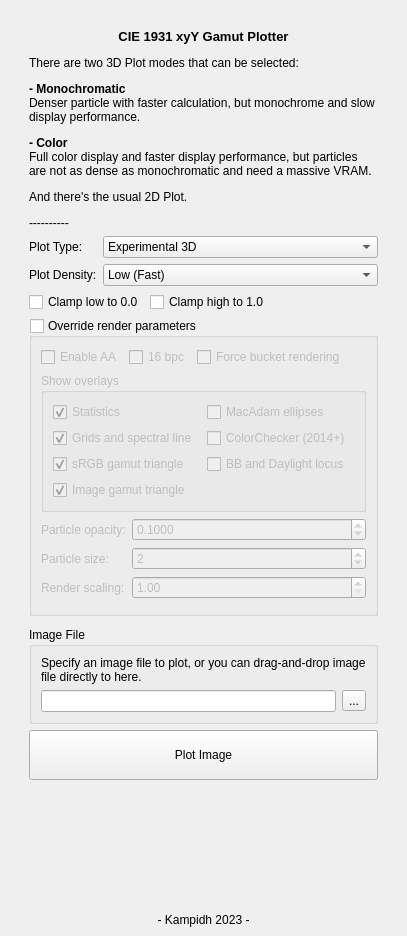
<?xml version="1.0" encoding="UTF-8"?>
<ui version="4.0">
 <class>MainWindow</class>
 <widget class="QMainWindow" name="MainWindow">
  <property name="geometry">
   <rect>
    <x>0</x>
    <y>0</y>
    <width>396</width>
    <height>936</height>
   </rect>
  </property>
  <property name="sizePolicy">
   <sizepolicy hsizetype="Preferred" vsizetype="Preferred">
    <horstretch>0</horstretch>
    <verstretch>0</verstretch>
   </sizepolicy>
  </property>
  <property name="minimumSize">
   <size>
    <width>0</width>
    <height>0</height>
   </size>
  </property>
  <property name="maximumSize">
   <size>
    <width>1000</width>
    <height>2000</height>
   </size>
  </property>
  <property name="windowTitle">
   <string>Qt CIE1931 Gamut Plotter</string>
  </property>
  <property name="toolTip">
   <string/>
  </property>
  <widget class="QWidget" name="centralwidget">
   <layout class="QVBoxLayout" name="verticalLayout_4">
    <item>
     <layout class="QVBoxLayout" name="verticalLayout">
      <property name="spacing">
       <number>6</number>
      </property>
      <property name="leftMargin">
       <number>20</number>
      </property>
      <property name="topMargin">
       <number>20</number>
      </property>
      <property name="rightMargin">
       <number>20</number>
      </property>
      <property name="bottomMargin">
       <number>20</number>
      </property>
      <item>
       <widget class="QLabel" name="label_3">
        <property name="sizePolicy">
         <sizepolicy hsizetype="Preferred" vsizetype="MinimumExpanding">
          <horstretch>0</horstretch>
          <verstretch>0</verstretch>
         </sizepolicy>
        </property>
        <property name="text">
         <string>&lt;html&gt;&lt;head/&gt;&lt;body&gt;&lt;p align=&quot;center&quot;&gt;&lt;span style=&quot; font-size:10pt; font-weight:700;&quot;&gt;CIE 1931 xyY Gamut Plotter&lt;/span&gt;&lt;/p&gt;&lt;p&gt;There are two 3D Plot modes that can be selected:&lt;/p&gt;&lt;p&gt;&lt;span style=&quot; font-weight:700;&quot;&gt;- Monochromatic&lt;/span&gt;&lt;br/&gt;Denser particle with faster calculation, but monochrome and slow display performance.&lt;/p&gt;&lt;p&gt;&lt;span style=&quot; font-weight:700;&quot;&gt;- Color&lt;/span&gt;&lt;br/&gt;Full color display and faster display performance, but particles are not as dense as monochromatic and need a massive VRAM.&lt;/p&gt;&lt;p&gt;And there's the usual 2D Plot.&lt;/p&gt;&lt;p&gt;----------&lt;/p&gt;&lt;/body&gt;&lt;/html&gt;</string>
        </property>
        <property name="alignment">
         <set>Qt::AlignLeading|Qt::AlignLeft|Qt::AlignTop</set>
        </property>
        <property name="wordWrap">
         <bool>true</bool>
        </property>
       </widget>
      </item>
      <item>
       <layout class="QFormLayout" name="formLayout">
        <item row="0" column="0">
         <widget class="QLabel" name="label">
          <property name="text">
           <string>Plot Type:</string>
          </property>
         </widget>
        </item>
        <item row="0" column="1">
         <widget class="QComboBox" name="plotTypeCmb">
          <property name="currentText">
           <string>Experimental 3D</string>
          </property>
          <property name="currentIndex">
           <number>3</number>
          </property>
          <item>
           <property name="text">
            <string>3D Plot - Monochromatic</string>
           </property>
          </item>
          <item>
           <property name="text">
            <string>3D Plot - Color</string>
           </property>
          </item>
          <item>
           <property name="text">
            <string>2D Plot - Color</string>
           </property>
          </item>
          <item>
           <property name="text">
            <string>Experimental 3D</string>
           </property>
          </item>
         </widget>
        </item>
        <item row="1" column="0">
         <widget class="QLabel" name="label_2">
          <property name="text">
           <string>Plot Density:</string>
          </property>
         </widget>
        </item>
        <item row="1" column="1">
         <widget class="QComboBox" name="plotDensCmb">
          <item>
           <property name="text">
            <string>Low (Fast)</string>
           </property>
          </item>
          <item>
           <property name="text">
            <string>High (Slow)</string>
           </property>
          </item>
          <item>
           <property name="text">
            <string>Ultra (Slowest, eat lots of VRAM on 3D Color)</string>
           </property>
          </item>
         </widget>
        </item>
       </layout>
      </item>
      <item>
       <layout class="QHBoxLayout" name="horizontalLayout_3">
        <item>
         <widget class="QCheckBox" name="chkClampNeg">
          <property name="text">
           <string>Clamp low to 0.0</string>
          </property>
         </widget>
        </item>
        <item>
         <widget class="QCheckBox" name="chkClampPos">
          <property name="text">
           <string>Clamp high to 1.0</string>
          </property>
         </widget>
        </item>
        <item>
         <spacer name="horizontalSpacer_2">
          <property name="orientation">
           <enum>Qt::Horizontal</enum>
          </property>
          <property name="sizeHint" stdset="0">
           <size>
            <width>13</width>
            <height>20</height>
           </size>
          </property>
         </spacer>
        </item>
       </layout>
      </item>
      <item>
       <widget class="QGroupBox" name="override2dChk">
        <property name="title">
         <string>Override render parameters</string>
        </property>
        <property name="checkable">
         <bool>true</bool>
        </property>
        <property name="checked">
         <bool>false</bool>
        </property>
        <layout class="QVBoxLayout" name="verticalLayout_3">
         <item>
          <layout class="QHBoxLayout" name="horizontalLayout_2">
           <item>
            <widget class="QCheckBox" name="enableAAChk">
             <property name="text">
              <string>Enable AA</string>
             </property>
            </widget>
           </item>
           <item>
            <widget class="QCheckBox" name="use16BitChk">
             <property name="text">
              <string>16 bpc</string>
             </property>
            </widget>
           </item>
           <item>
            <widget class="QCheckBox" name="forceBucketChk">
             <property name="text">
              <string>Force bucket rendering</string>
             </property>
            </widget>
           </item>
           <item>
            <spacer name="horizontalSpacer">
             <property name="orientation">
              <enum>Qt::Horizontal</enum>
             </property>
             <property name="sizeHint" stdset="0">
              <size>
               <width>40</width>
               <height>20</height>
              </size>
             </property>
            </spacer>
           </item>
          </layout>
         </item>
         <item>
          <widget class="QGroupBox" name="groupBox_2">
           <property name="sizePolicy">
            <sizepolicy hsizetype="Preferred" vsizetype="Preferred">
             <horstretch>0</horstretch>
             <verstretch>0</verstretch>
            </sizepolicy>
           </property>
           <property name="title">
            <string>Show overlays</string>
           </property>
           <layout class="QGridLayout" name="gridLayout">
            <item row="2" column="1">
             <widget class="QCheckBox" name="showBlBodyLocChk">
              <property name="text">
               <string>BB and Daylight locus</string>
              </property>
             </widget>
            </item>
            <item row="1" column="1">
             <widget class="QCheckBox" name="showColorCheckChk">
              <property name="toolTip">
               <string>Draw ColorChecker (after Nov 2014) points that's adapted to image's white point.</string>
              </property>
              <property name="text">
               <string>ColorChecker (2014+)</string>
              </property>
             </widget>
            </item>
            <item row="2" column="0">
             <widget class="QCheckBox" name="showsRGBChk">
              <property name="text">
               <string>sRGB gamut triangle</string>
              </property>
              <property name="checked">
               <bool>true</bool>
              </property>
             </widget>
            </item>
            <item row="1" column="0">
             <widget class="QCheckBox" name="showGridsChk">
              <property name="text">
               <string>Grids and spectral line</string>
              </property>
              <property name="checked">
               <bool>true</bool>
              </property>
             </widget>
            </item>
            <item row="3" column="0">
             <widget class="QCheckBox" name="showImgGamutChk">
              <property name="text">
               <string>Image gamut triangle</string>
              </property>
              <property name="checked">
               <bool>true</bool>
              </property>
             </widget>
            </item>
            <item row="0" column="0">
             <widget class="QCheckBox" name="showStatChk">
              <property name="text">
               <string>Statistics</string>
              </property>
              <property name="checked">
               <bool>true</bool>
              </property>
             </widget>
            </item>
            <item row="0" column="1">
             <widget class="QCheckBox" name="showMacAdamECHk">
              <property name="toolTip">
               <string>Draw in both normal, and 10x size as depicted in MacAdam's paper.</string>
              </property>
              <property name="text">
               <string>MacAdam ellipses</string>
              </property>
             </widget>
            </item>
           </layout>
          </widget>
         </item>
         <item>
          <layout class="QFormLayout" name="formLayout_2">
           <item row="0" column="0">
            <widget class="QLabel" name="label_6">
             <property name="text">
              <string>Particle opacity:</string>
             </property>
            </widget>
           </item>
           <item row="0" column="1">
            <widget class="QDoubleSpinBox" name="particleAlphaSpn">
             <property name="decimals">
              <number>4</number>
             </property>
             <property name="minimum">
              <double>0.000500000000000</double>
             </property>
             <property name="maximum">
              <double>1.000000000000000</double>
             </property>
             <property name="singleStep">
              <double>0.100000000000000</double>
             </property>
             <property name="value">
              <double>0.100000000000000</double>
             </property>
            </widget>
           </item>
           <item row="1" column="0">
            <widget class="QLabel" name="label_7">
             <property name="text">
              <string>Particle size:</string>
             </property>
            </widget>
           </item>
           <item row="1" column="1">
            <widget class="QSpinBox" name="particleSizeSpn">
             <property name="minimum">
              <number>1</number>
             </property>
             <property name="maximum">
              <number>20</number>
             </property>
             <property name="value">
              <number>2</number>
             </property>
            </widget>
           </item>
           <item row="2" column="0">
            <widget class="QLabel" name="label_8">
             <property name="text">
              <string>Render scaling:</string>
             </property>
            </widget>
           </item>
           <item row="2" column="1">
            <widget class="QDoubleSpinBox" name="renderScaleSpn">
             <property name="minimum">
              <double>1.000000000000000</double>
             </property>
             <property name="maximum">
              <double>8.000000000000000</double>
             </property>
             <property name="singleStep">
              <double>0.100000000000000</double>
             </property>
            </widget>
           </item>
          </layout>
         </item>
         <item>
          <spacer name="verticalSpacer_3">
           <property name="orientation">
            <enum>Qt::Vertical</enum>
           </property>
           <property name="sizeHint" stdset="0">
            <size>
             <width>20</width>
             <height>5</height>
            </size>
           </property>
          </spacer>
         </item>
        </layout>
       </widget>
      </item>
      <item>
       <spacer name="verticalSpacer_2">
        <property name="orientation">
         <enum>Qt::Vertical</enum>
        </property>
        <property name="sizeHint" stdset="0">
         <size>
          <width>20</width>
          <height>5</height>
         </size>
        </property>
       </spacer>
      </item>
      <item>
       <widget class="QGroupBox" name="groupBox">
        <property name="title">
         <string>Image File</string>
        </property>
        <layout class="QVBoxLayout" name="verticalLayout_2">
         <item>
          <widget class="QLabel" name="label_4">
           <property name="sizePolicy">
            <sizepolicy hsizetype="MinimumExpanding" vsizetype="MinimumExpanding">
             <horstretch>0</horstretch>
             <verstretch>0</verstretch>
            </sizepolicy>
           </property>
           <property name="text">
            <string>Specify an image file to plot, or you can drag-and-drop image file directly to here.</string>
           </property>
           <property name="wordWrap">
            <bool>true</bool>
           </property>
          </widget>
         </item>
         <item>
          <layout class="QHBoxLayout" name="horizontalLayout">
           <item>
            <widget class="QLineEdit" name="fnameFieldTxt">
             <property name="text">
              <string/>
             </property>
            </widget>
           </item>
           <item>
            <widget class="QToolButton" name="fnameOpenBtn">
             <property name="text">
              <string>...</string>
             </property>
            </widget>
           </item>
          </layout>
         </item>
        </layout>
       </widget>
      </item>
      <item>
       <widget class="QPushButton" name="plotBtn">
        <property name="minimumSize">
         <size>
          <width>0</width>
          <height>50</height>
         </size>
        </property>
        <property name="text">
         <string>Plot Image</string>
        </property>
       </widget>
      </item>
     </layout>
    </item>
    <item>
     <spacer name="verticalSpacer">
      <property name="orientation">
       <enum>Qt::Vertical</enum>
      </property>
      <property name="sizeHint" stdset="0">
       <size>
        <width>20</width>
        <height>5</height>
       </size>
      </property>
     </spacer>
    </item>
    <item>
     <widget class="QLabel" name="lblFooter">
      <property name="text">
       <string>- Kampidh 2023 -</string>
      </property>
      <property name="alignment">
       <set>Qt::AlignCenter</set>
      </property>
     </widget>
    </item>
   </layout>
  </widget>
 </widget>
 <resources/>
 <connections/>
 <slots>
  <slot>goPlot()</slot>
 </slots>
</ui>
